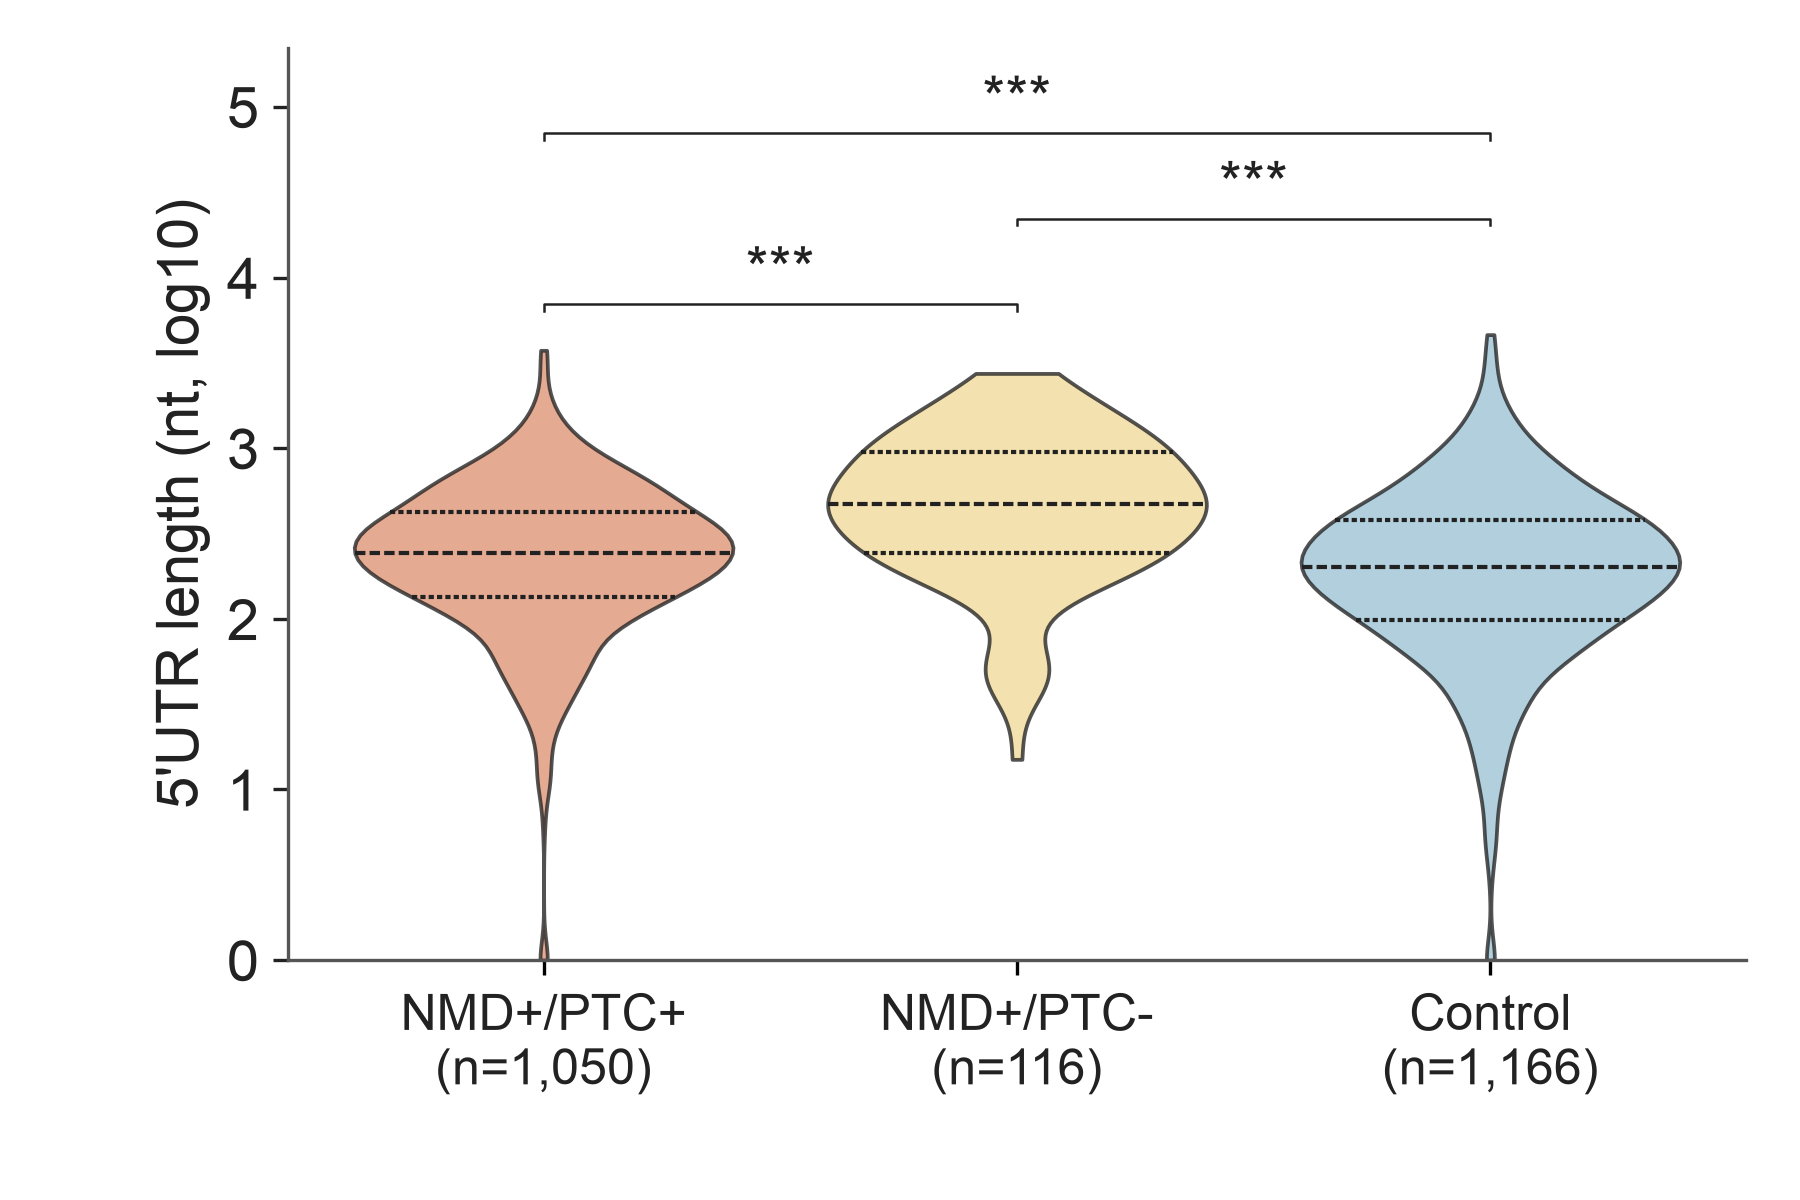

The Python source for this figure:
"""
Figure 4 Panel C — 5'UTR length, ENST-reference + ref-AUG-traceable scope.

3-group boxplot (log y): NMD+/PTC+ (n=1,489) vs NMD+/PTC- (n=163; ORF match
+ ORF diff merged) vs Control (n=1,286). 5'UTR boundary anchored on the
ref-AUG-projected start codon (utr5_features_refaug.rds).

Section C of Figure 4. Pre-registered in ./RATIONALE.md.

Data:
  ./data/panelC_5utr_length_long.tsv
  ./data/panelC_5utr_length_descriptives.tsv
  ./data/panelC_5utr_length_pairwise.tsv
"""

import sys
from pathlib import Path

import matplotlib.pyplot as plt
import numpy as np
import pandas as pd
import seaborn as sns

HERE = Path(__file__).resolve()
LIB = HERE.parents[2] / "lib"
sys.path.insert(0, str(LIB))

plt.rcParams["font.family"] = "sans-serif"
plt.rcParams["font.sans-serif"] = ["Arial", "Helvetica Neue", "Helvetica", "DejaVu Sans"]
plt.rcParams["pdf.fonttype"] = 42
plt.rcParams["ps.fonttype"] = 42

BODY_FS = 14
LABEL_FS = 12
C_TITLE = "#222222"
C_AXIS = "#555555"

GROUP_ORDER = ["NMD+/PTC+", "NMD+/PTC-", "Control"]
COLORS = {"NMD+/PTC+": "#ef8a62", "NMD+/PTC-": "#fee08b", "Control": "#92c5de"}


def sig_marker(p):
    if pd.isna(p): return "n.s."
    if p < 1e-4:   return "***"
    if p < 1e-3:   return "**"
    if p < 0.05:   return "*"
    return "n.s."


def build_figure():
    long = pd.read_csv(HERE.parent / "data" / "panelC_5utr_length_long.tsv", sep="\t")
    stats = pd.read_csv(HERE.parent / "data" / "panelC_5utr_length_pairwise.tsv", sep="\t")
    desc = pd.read_csv(HERE.parent / "data" / "panelC_5utr_length_descriptives.tsv", sep="\t")

    fig, ax = plt.subplots(figsize=(6, 4))
    plot_df = long.assign(
        y=np.log10(np.clip(long["utr5_length_nt"], 1, None))
    )
    data = [plot_df.loc[plot_df["group"] == g, "y"].to_numpy() for g in GROUP_ORDER]

    sns.violinplot(data=plot_df, x="group", y="y", order=GROUP_ORDER,
                   hue="group", palette=COLORS, legend=False,
                   cut=0, inner="quart", density_norm="width",
                   linewidth=0.9, ax=ax)
    for patch in ax.collections:
        patch.set_edgecolor(C_TITLE); patch.set_alpha(0.78)
    for line in ax.lines:
        line.set_color(C_TITLE); line.set_linewidth(1.0)

    ymax = max(d.max() for d in data)
    y_top = ymax + 0.18
    spacing = 0.50
    pairs = [("NMD+/PTC-", "NMD+/PTC+", 0, 1, y_top),
             ("NMD+/PTC-", "Control",  1, 2, y_top + spacing),
             ("NMD+/PTC+", "Control",  0, 2, y_top + 2 * spacing)]
    for gx, gy, ix, iy, yy in pairs:
        row = stats[((stats["group_x"] == gx) & (stats["group_y"] == gy)) |
                    ((stats["group_x"] == gy) & (stats["group_y"] == gx))]
        if row.empty: continue
        ax.plot([ix, ix, iy, iy], [yy - 0.04, yy, yy, yy - 0.04],
                color=C_TITLE, linewidth=0.6)
        ax.text((ix + iy) / 2, yy + 0.02, sig_marker(row.iloc[0]["wilcox_p"]),
                ha="center", va="bottom", fontsize=BODY_FS, color=C_TITLE)

    n_per_group = {g: int(desc.loc[desc["group"] == g, "n"].iloc[0]) for g in GROUP_ORDER}
    ax.set_xticks(range(len(GROUP_ORDER)))
    ax.set_xticklabels([f"{g}\n(n={n_per_group[g]:,})" for g in GROUP_ORDER],
                       fontsize=LABEL_FS, color=C_TITLE)
    ax.set_xlabel("")
    ax.set_ylabel("5'UTR length (nt, log10)", fontsize=BODY_FS, color=C_TITLE)
    ax.tick_params(axis="y", labelsize=BODY_FS, colors=C_TITLE)
    ax.set_ylim(bottom=0, top=y_top + 3 * spacing)

    for s in ("top", "right"): ax.spines[s].set_visible(False)
    for s in ("bottom", "left"):
        ax.spines[s].set_color(C_AXIS); ax.spines[s].set_linewidth(0.8)

    fig.subplots_adjust(left=0.16, right=0.97, bottom=0.20, top=0.96)
    return fig


def main():
    fig = build_figure()
    from validate_figure_layout import validate_figure_layout
    validate_figure_layout(fig, fig.axes[0], verbose=True)
    out_dir = HERE.parent
    fig.savefig(out_dir / "figure4_panelC_5utr_length_refaug.pdf", facecolor="white")
    fig.savefig(out_dir / "figure4_panelC_5utr_length_refaug.png", dpi=300, facecolor="white")
    print("Saved: figure4_panelC_5utr_length_refaug.{pdf,png}")


if __name__ == "__main__":
    main()
